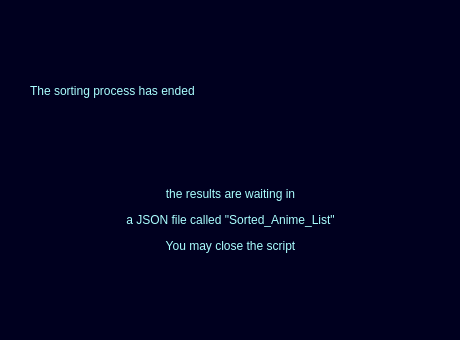
<?xml version="1.0" encoding="UTF-8"?>
<ui version="4.0">
 <class>Dialog</class>
 <widget class="QDialog" name="Dialog">
  <property name="geometry">
   <rect>
    <x>0</x>
    <y>0</y>
    <width>460</width>
    <height>340</height>
   </rect>
  </property>
  <property name="windowTitle">
   <string>Dialog</string>
  </property>
  <property name="styleSheet">
   <string notr="true">background-color: rgb(0, 0, 31);</string>
  </property>
  <widget class="QLabel" name="Title">
   <property name="geometry">
    <rect>
     <x>30</x>
     <y>60</y>
     <width>411</width>
     <height>61</height>
    </rect>
   </property>
   <property name="styleSheet">
    <string notr="true">color:rgb(170, 255, 255);
font: 24pt &quot;Impact&quot;;</string>
   </property>
   <property name="text">
    <string>The sorting process has ended</string>
   </property>
  </widget>
  <widget class="QLabel" name="Title2">
   <property name="geometry">
    <rect>
     <x>40</x>
     <y>160</y>
     <width>381</width>
     <height>121</height>
    </rect>
   </property>
   <property name="styleSheet">
    <string notr="true">color: rgb(170, 255, 255);
font: 17pt &quot;Calibri&quot;;</string>
   </property>
   <property name="text">
    <string>&lt;html&gt;&lt;head/&gt;&lt;body&gt;&lt;p align=&quot;center&quot;&gt;the results are waiting in&lt;/p&gt;&lt;p align=&quot;center&quot;&gt;a JSON file called &amp;quot;Sorted_Anime_List&amp;quot;&lt;/p&gt;&lt;p align=&quot;center&quot;&gt;You may close the script&lt;/p&gt;&lt;/body&gt;&lt;/html&gt;</string>
   </property>
  </widget>
 </widget>
 <resources/>
 <connections/>
</ui>
